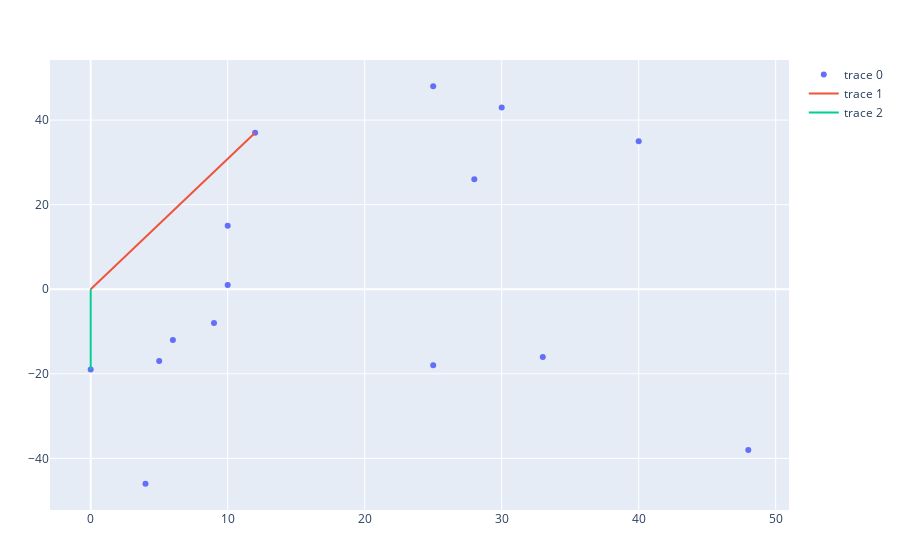

This figure's notebook cell:
### Code cell
x=rand(0:50,1,15)
y=rand(-50:50,1,15)
m5=[x;y]
Conichull(m5)

### Figure 1 — Plotly figure (JSON) as saved in the notebook; plotly's stock layout.template omitted (floating-point values rounded to 4 significant figures)
{"data": [{"mode": "markers", "type": "scatter", "x": [48, 5, 10, 28, 6, 9, 0, 33, 4, 10, 40, 25, 30, 12, 25], "y": [-38, -17, 15, 26, -12, -8, -19, -16, -46, 1, 35, -18, 43, 37, 48]}, {"mode": "lines", "type": "scatter", "x": [12, 0], "y": [37, 0]}, {"mode": "lines", "type": "scatter", "x": [0, 0], "y": [-19, 0]}], "layout": {"margin": {"b": 50, "l": 50, "r": 50, "t": 60}}}
